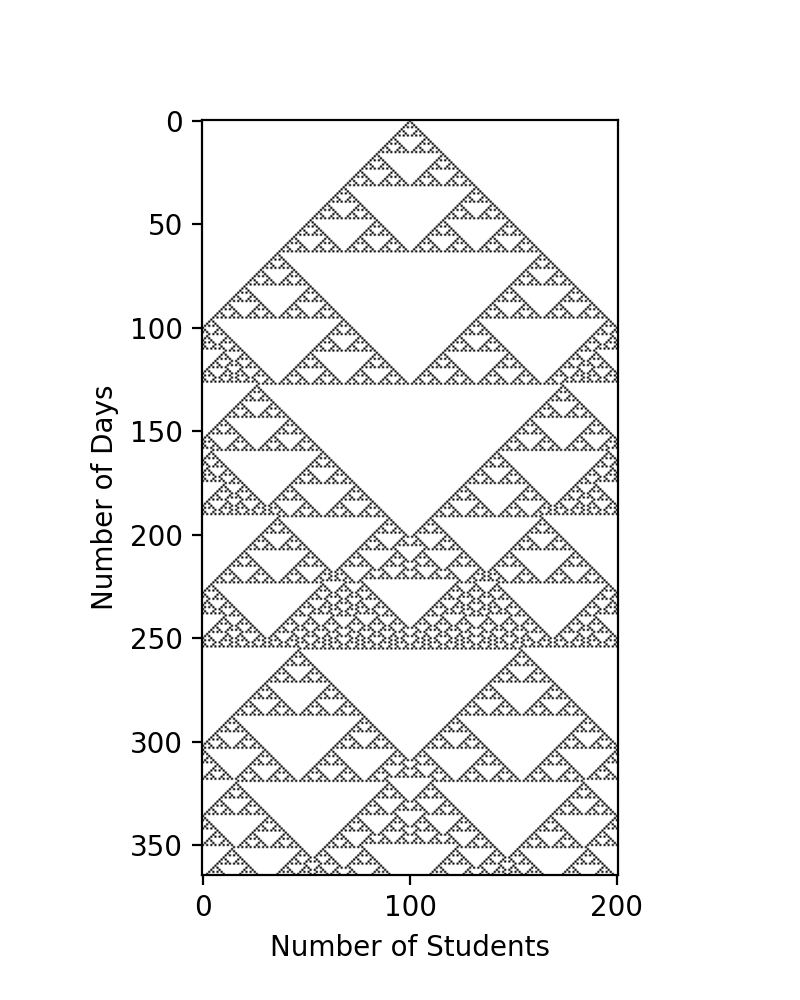

Python code for this plot:
"""
Xinghua Peng
DS 2000: Intro to Programming with Data

Date: Thu Oct 13 11:51:37 2022
    
File: masks.py
    
Comment: The final output is amazingly cool like loops of pyramids!
I was totally surprised by the emergent pattern!!! 


"""
## Import package needed for this assignment
import matplotlib.pyplot as plt

## Step 1
def initialize_array(m, n, init_value = 0):
    """ This function creates an initial m x n array of values,
    with all values initialized to 0 by default.
    m - number of rows / days (sub-lists)
    n - number of columns / students (elements in each sub-list)
    """
    
    L = []
    for i in range(m):
        L.append([])
        for j in range(n):
            L[i].append(init_value)
    L[0][n//2] = 1
    return L

## Step 2
# Brainstorming Process
# () - wear a mask
# Day 0 -                   99 (100) 101 ...
# Day 1 -                   (99) 100 (101) ...
# Day 2 -                (98) 99 100 101 (102) ...
# Day 3 -             (97) 98 (99) 100 (101) 102 (103) ...
# Day 4 -           (96) 97 98 99 100 101 102 103 (104) ...
# Day 5 -       (95) 96 (97) 98 99 100 101 102 (103) 104 (105) ...

def apply_rule(L):
    """ This function apply the rules and determines which students are 
    wearing a mask on each subsequent day (365).
    """
    rows = len(L)
    cols = len(L[0])
    for i in range(1,rows):
        for j in range(cols):
            neighbor = 0
          
            if j > 0:
                neighbor += L[i-1][j-1]
            if j < cols - 1:
                neighbor += L[i-1][j+1]
            if neighbor == 1:
                 L[i][j] = 1
                

## Step 3
def array_to_image(L):
    """ This function plots the results by converting the two-dimensional
    array into an image.
    """
    # Dimensions and resolution of the image
    plt.figure(figsize = (4, 5), dpi = 200)
    
    # Convert list-of-lists into an image
    plt.imshow(L, cmap = "binary")
    
    # Create x & y label
    plt.xlabel("Number of Students")
    plt.ylabel("Number of Days")
    
    # Save image as a .png
    plt.savefig("masks.png")
    

## Step 4
# Main function & Use previous defined functions
def main():
    
    list_simulation = initialize_array(365, 201, init_value = 0)
    apply_rule(list_simulation)
    array_to_image(list_simulation)
    
    
main()

    